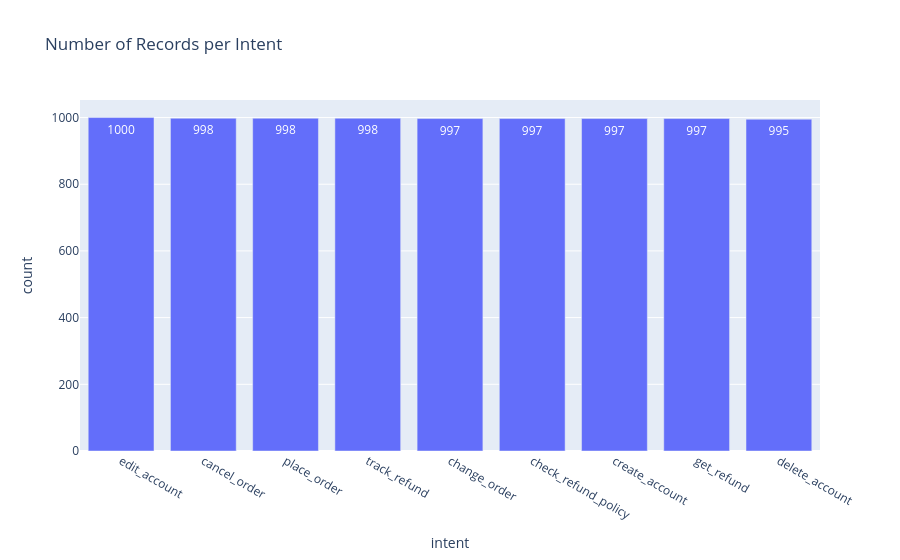

Write notebook code for a chart like this one.
### Code cell
import plotly.express as px

def plot_number_records_per_intent(dataframe):
    fig = px.bar(
        dataframe['intent'].value_counts().reset_index(),
        x='intent',
        y='count',
        title='Number of Records per Intent',
        text_auto=True
    )

    fig.show()

plot_number_records_per_intent(df_filtered)

### Figure 1 — Plotly figure (JSON) as saved in the notebook; plotly's stock layout.template omitted (floating-point values rounded to 4 significant figures)
{"data": [{"hovertemplate": "intent=%{x}<br>count=%{y}<extra></extra>", "legendgroup": "", "marker": {"color": "#636efa", "pattern": {"shape": ""}}, "name": "", "orientation": "v", "showlegend": false, "textposition": "auto", "texttemplate": "%{y}", "type": "bar", "x": ["edit_account", "cancel_order", "place_order", "track_refund", "change_order", "check_refund_policy", "create_account", "get_refund", "delete_account"], "xaxis": "x", "y": [1000, 998, 998, 998, 997, 997, 997, 997, 995], "yaxis": "y"}], "layout": {"barmode": "relative", "legend": {"tracegroupgap": 0}, "title": {"text": "Number of Records per Intent"}, "xaxis": {"anchor": "y", "domain": [0, 1], "title": {"text": "intent"}}, "yaxis": {"anchor": "x", "domain": [0, 1], "title": {"text": "count"}}}}
